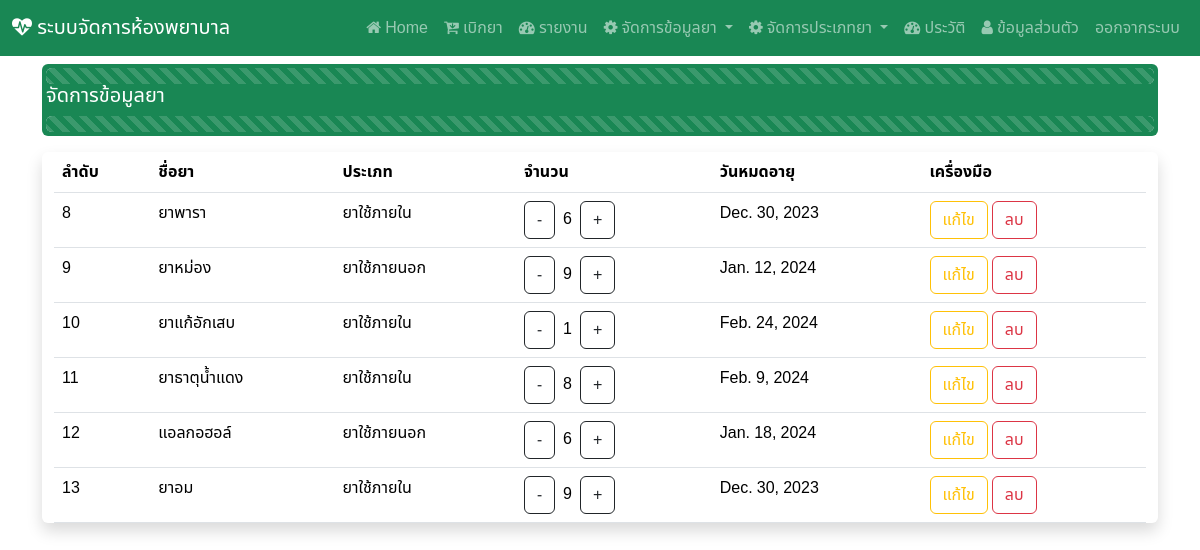
/manage_drug (signed in), run on the app's committed database.
### Hospital_app/models.py (models this page shows, shortened)
class drug(models.Model):
    drug_id = models.AutoField(primary_key=True)
    drug_name = models.CharField(max_length=255)
    drug_type = models.ForeignKey(d_type, on_delete=models.CASCADE)
    drug_qty = models.IntegerField()
    drug_exp = models.DateField()

class d_type(models.Model):
    type_id = models.AutoField(primary_key=True)
    type_name = models.CharField(max_length=255)
    def __str__(self):
        return f"{self.type_name}"

### Hospital_app/views.py (the view)
# urls.py: path('manage_drug',views.manage_drug),
def manage_drug(request):
    show_drug = drug.objects.all()
    context  = {"drug" : show_drug}
    return render(request,'edit_drug.html',context)

### Hospital_app/templates/edit_drug.html (shortened to what this page needs)
{% extends "base.html" %}
{% block content %}
<div class="mt-2 p-1 bg-success text-white rounded">
  <div class="progress">
    <div class="progress-bar bg-success progress-bar-striped" style="width:100%"></div>
  </div>
    <h5>จัดการข้อมูลยา</h5>
    <div class="progress">
      <div class="progress-bar bg-success progress-bar-striped" style="width:100%"></div>
    </div>
  </div>
<div class="container-fluid my-3 justify-content-center align-items-center shadow rounded">
<table class="table table-responsive">
    <thead>
        <tr>
            <th><div class="col d-none d-sm-block">
              ลำดับ
            </div></th>
            <th>ชื่อยา</th>
            <th>ประเภท</th>
            <th>จำนวน</th>
            <th>
              <div class="col d-none d-sm-block">
                วันหมดอายุ
              </div>
            </th>
            <th>เครื่องมือ</th>
        </tr>
    </thead>
    <tbody>
        {% for i in drug %}
        <tr>
            <td>{{i.drug_id}}</td>
            <td>{{i.drug_name}}</td>
            <td>{{i.drug_type}}</td>
            <td><a class="btn btn-outline-dark me-2" href="decrease_drug/{{i.drug_id}}">-</a>{{i.drug_qty}}<a class="btn btn-outline-dark ms-2" href="increase_drug/{{i.drug_id}}">+</a></td>
            <td>{{i.drug_exp}}</td>
            <td> {% comment %} ปุ่มแก้ไข และ ลบ จะกลายเป็นไอคอนไม่จอลดขนาดลง {% endcomment %}
              <div class="col d-none d-sm-block">
                <a href="edit/{{i.drug_id}}" class="btn btn-outline-warning">แก้ไข<a/>
                  <a href="#" class="btn btn-outline-danger" data-bs-toggle="modal"
                  data-bs-target="#deleteConfirmationModal"
                  onclick="setDeleteUrl('delete/{{i.drug_id}}')">
                  ลบ
                    </a>
              </div>
              </td>{% comment %} ปุ่มแก้ไข และ ลบ จะกลายเป็นไอคอนไม่จอลดขนาดลง {% endcomment %}
        </tr>
        {% endfor %}
    </tbody>
</div>
{% endblock  %}

### Hospital_app/templates/base.html (style rules this page uses)
body { font-family: "Noto Sans Thai", sans-serif; }

### data on the page
drug: drug_id "8", drug_name "ยาพารา", drug_type "ยาใช้ภายใน", drug_qty "6", drug_exp "Dec. 30, 2023"
drug: drug_id "9", drug_name "ยาหม่อง", drug_type "ยาใช้ภายนอก", drug_qty "9", drug_exp "Jan. 12, 2024"
drug: drug_id "10", drug_name "ยาแก้อักเสบ", drug_type "ยาใช้ภายใน", drug_qty "1", drug_exp "Feb. 24, 2024"
drug: drug_id "11", drug_name "ยาธาตุน้ำแดง", drug_type "ยาใช้ภายใน", drug_qty "8", drug_exp "Feb. 9, 2024"
drug: drug_id "12", drug_name "แอลกอฮอล์", drug_type "ยาใช้ภายนอก", drug_qty "6", drug_exp "Jan. 18, 2024"
drug: drug_id "13", drug_name "ยาอม", drug_type "ยาใช้ภายใน", drug_qty "9", drug_exp "Dec. 30, 2023"
